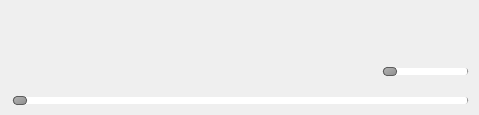
<?xml version="1.0" encoding="UTF-8"?>
<ui version="4.0">
 <class>MiniShow</class>
 <widget class="QWidget" name="MiniShow">
  <property name="geometry">
   <rect>
    <x>0</x>
    <y>0</y>
    <width>479</width>
    <height>115</height>
   </rect>
  </property>
  <property name="windowTitle">
   <string>Form</string>
  </property>
  <property name="styleSheet">
   <string notr="true"/>
  </property>
  <widget class="QFrame" name="frame">
   <property name="geometry">
    <rect>
     <x>10</x>
     <y>10</y>
     <width>463</width>
     <height>96</height>
    </rect>
   </property>
   <property name="styleSheet">
    <string notr="true">#frame{
background-image: url(:/new/prefix1/mini.jpg);
border-radius:5px;
}</string>
   </property>
   <property name="frameShape">
    <enum>QFrame::StyledPanel</enum>
   </property>
   <property name="frameShadow">
    <enum>QFrame::Raised</enum>
   </property>
   <widget class="QPushButton" name="pushButton_5">
    <property name="geometry">
     <rect>
      <x>20</x>
      <y>10</y>
      <width>61</width>
      <height>61</height>
     </rect>
    </property>
    <property name="styleSheet">
     <string notr="true">QPushButton
{
border-radius:0px;
background-image: url(:/new/prefix1/img/last.png);
background-color: rgba(255, 255, 255,0);
background-repeat:no-repeat;
border:none;
background-position:center center;

}
QPushButton:hover{



	background-color: rgb(255, 255, 255,100);


}
QPushButton:pressed{
	background-color: rgba(95, 95, 95,100);
border-color:rgba(255,255,255,30);
border-style:inset;
color:rgba(0,0,0,100);

}

</string>
    </property>
    <property name="text">
     <string/>
    </property>
   </widget>
   <widget class="QSlider" name="horizontalSlider">
    <property name="geometry">
     <rect>
      <x>0</x>
      <y>80</y>
      <width>461</width>
      <height>20</height>
     </rect>
    </property>
    <property name="styleSheet">
     <string notr="true">QSlider::groove:horizontal{
border: 1px solid #999999;
height: 5px;
position: absolute;
border-radius :3px;
background: qlineargradient(x1:0, y1:0, x2:0, y2:1, stop:0 #B1B1B1, stop:1 #c4c4c4);
margin: 1px 0;
left: 3px; right: 3px;
}
QSlider::handle:horizontal {  
background: qlineargradient(x1:0, y1:0, x2:1, y2:1, stop:0 #b4b4b4, stop:1 #8f8f8f);
border: 1px solid #5c5c5c;
width: 12px;
height: 12px; 
margin: -2px -1; 
border-radius: 4px;
}
QSlider::add-page:horizontal {
border-radius :2px;
margin: 1px 1;
background: white;
position: absolute;
left: 2px; right: 2px;
}
QSlider::sub-page:horizontal {
border-radius :2px;
margin: 1px 1;
background-color:#86dfc6;
position: absolute;
left: 2px; right: 2px;
}</string>
    </property>
    <property name="orientation">
     <enum>Qt::Horizontal</enum>
    </property>
   </widget>
   <widget class="QPushButton" name="pushButton_7">
    <property name="geometry">
     <rect>
      <x>200</x>
      <y>10</y>
      <width>61</width>
      <height>61</height>
     </rect>
    </property>
    <property name="styleSheet">
     <string notr="true">QPushButton
{
border-radius:0px;
background-image: url(:/new/prefix1/img/next.png);
background-color: rgba(255, 255, 255,0);
background-repeat:no-repeat;
border:none;
background-position:center center;

}
QPushButton:hover{



	background-color: rgb(255, 255, 255,100);


}
QPushButton:pressed{
	background-color: rgba(95, 95, 95,100);
border-color:rgba(255,255,255,30);
border-style:inset;
color:rgba(0,0,0,100);

}

</string>
    </property>
    <property name="text">
     <string/>
    </property>
   </widget>
   <widget class="QSlider" name="horizontalSlider_2">
    <property name="geometry">
     <rect>
      <x>370</x>
      <y>50</y>
      <width>91</width>
      <height>22</height>
     </rect>
    </property>
    <property name="styleSheet">
     <string notr="true">QSlider::groove:horizontal{
border: 1px solid #999999;
height: 5px;
position: absolute;
border-radius :3px;
background: qlineargradient(x1:0, y1:0, x2:0, y2:1, stop:0 #B1B1B1, stop:1 #c4c4c4);
margin: 1px 0;
left: 3px; right: 3px;
}
QSlider::handle:horizontal {  
background: qlineargradient(x1:0, y1:0, x2:1, y2:1, stop:0 #b4b4b4, stop:1 #8f8f8f);
border: 1px solid #5c5c5c;
width: 12px;
height: 12px; 
margin: -2px -1; 
border-radius: 4px;
}
QSlider::add-page:horizontal {
border-radius :2px;
margin: 1px 1;
background: white;
position: absolute;
left: 2px; right: 2px;
}
QSlider::sub-page:horizontal {
border-radius :2px;
margin: 1px 1;
background-color:#86dfc6;
position: absolute;
left: 2px; right: 2px;
}</string>
    </property>
    <property name="orientation">
     <enum>Qt::Horizontal</enum>
    </property>
   </widget>
   <widget class="QPushButton" name="pushButton_3">
    <property name="geometry">
     <rect>
      <x>398</x>
      <y>0</y>
      <width>32</width>
      <height>32</height>
     </rect>
    </property>
    <property name="styleSheet">
     <string notr="true">QPushButton
{
border-radius:0px;
background-image: url(:/new/prefix1/img/max.png);
background-color: rgba(255, 255, 255,0);
background-repeat:no-repeat;
border:none;
background-position:center center;

}
QPushButton:hover{



	background-color: rgb(255, 255, 255,100);


}
QPushButton:pressed{
	background-color: rgba(95, 95, 95,100);
border-color:rgba(255,255,255,30);
border-style:inset;
color:rgba(0,0,0,100);

}

</string>
    </property>
    <property name="text">
     <string/>
    </property>
   </widget>
   <widget class="QPushButton" name="pushButton">
    <property name="geometry">
     <rect>
      <x>430</x>
      <y>0</y>
      <width>32</width>
      <height>32</height>
     </rect>
    </property>
    <property name="styleSheet">
     <string notr="true">QPushButton
{
border-radius:0px;
background-image: url(:/new/prefix1/img/quit.png);
background-color: rgba(255, 255, 255,0);
background-repeat:no-repeat;
border:none;
background-position:center center;

}
QPushButton:hover{



	background-color: rgb(255, 255, 255,100);


}
QPushButton:pressed{
	background-color: rgba(95, 95, 95,100);
border-color:rgba(255,255,255,30);
border-style:inset;
color:rgba(0,0,0,100);

}

</string>
    </property>
    <property name="text">
     <string/>
    </property>
   </widget>
   <widget class="QPushButton" name="pushButton_6">
    <property name="geometry">
     <rect>
      <x>110</x>
      <y>10</y>
      <width>61</width>
      <height>61</height>
     </rect>
    </property>
    <property name="styleSheet">
     <string notr="true">QPushButton
{
border-radius:0px;
background-color: rgba(255, 255, 255,0);
background-repeat:no-repeat;
border:none;
background-position:center center;

}
QPushButton:hover{



	background-color: rgb(255, 255, 255,100);


}
QPushButton:pressed{
	background-color: rgba(95, 95, 95,100);
border-color:rgba(255,255,255,30);
border-style:inset;
color:rgba(0,0,0,100);

}

</string>
    </property>
    <property name="text">
     <string/>
    </property>
   </widget>
   <widget class="QPushButton" name="pushButton_2">
    <property name="geometry">
     <rect>
      <x>366</x>
      <y>0</y>
      <width>32</width>
      <height>32</height>
     </rect>
    </property>
    <property name="styleSheet">
     <string notr="true">QPushButton
{
border-radius:0px;
background-image: url(:/new/prefix1/img/min.png);
background-color: rgba(255, 255, 255,0);
background-repeat:no-repeat;
border:none;
background-position:center center;

}
QPushButton:hover{



	background-color: rgb(255, 255, 255,100);


}
QPushButton:pressed{
	background-color: rgba(95, 95, 95,100);
border-color:rgba(255,255,255,30);
border-style:inset;
color:rgba(0,0,0,100);

}

</string>
    </property>
    <property name="text">
     <string/>
    </property>
   </widget>
  </widget>
 </widget>
 <resources/>
 <connections/>
</ui>
